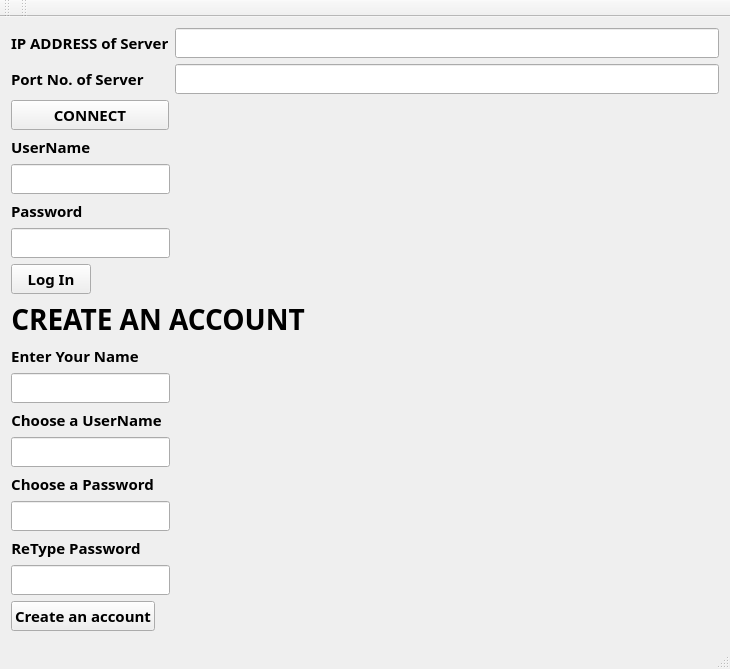
<?xml version="1.0" encoding="UTF-8"?>
<ui version="4.0">
 <class>MainWindow</class>
 <widget class="QMainWindow" name="MainWindow">
  <property name="geometry">
   <rect>
    <x>0</x>
    <y>0</y>
    <width>730</width>
    <height>628</height>
   </rect>
  </property>
  <property name="font">
   <font>
    <family>TlwgMono</family>
    <pointsize>11</pointsize>
    <weight>75</weight>
    <bold>true</bold>
   </font>
  </property>
  <property name="windowTitle">
   <string>MainWindow</string>
  </property>
  <widget class="QWidget" name="centralWidget">
   <layout class="QVBoxLayout" name="verticalLayout">
    <item>
     <layout class="QGridLayout" name="gridLayout_2">
      <item row="0" column="1">
       <widget class="QLineEdit" name="lineEdit_7"/>
      </item>
      <item row="1" column="1">
       <widget class="QLineEdit" name="lineEdit_8"/>
      </item>
      <item row="1" column="0">
       <widget class="QLabel" name="label_9">
        <property name="text">
         <string>Port No. of Server</string>
        </property>
       </widget>
      </item>
      <item row="0" column="0">
       <widget class="QLabel" name="label_8">
        <property name="text">
         <string>IP ADDRESS of Server</string>
        </property>
       </widget>
      </item>
      <item row="2" column="0">
       <widget class="QPushButton" name="connectButton">
        <property name="sizePolicy">
         <sizepolicy hsizetype="Minimum" vsizetype="Fixed">
          <horstretch>0</horstretch>
          <verstretch>0</verstretch>
         </sizepolicy>
        </property>
        <property name="cursor">
         <cursorShape>PointingHandCursor</cursorShape>
        </property>
        <property name="text">
         <string>CONNECT</string>
        </property>
       </widget>
      </item>
     </layout>
    </item>
    <item>
     <layout class="QFormLayout" name="formLayout_2">
      <property name="fieldGrowthPolicy">
       <enum>QFormLayout::AllNonFixedFieldsGrow</enum>
      </property>
      <item row="0" column="0">
       <widget class="QLabel" name="label">
        <property name="text">
         <string>UserName</string>
        </property>
        <property name="buddy">
         <cstring>lineEdit</cstring>
        </property>
       </widget>
      </item>
      <item row="2" column="0">
       <widget class="QLabel" name="label_2">
        <property name="text">
         <string>Password</string>
        </property>
        <property name="buddy">
         <cstring>lineEdit_2</cstring>
        </property>
       </widget>
      </item>
      <item row="3" column="0">
       <widget class="QLineEdit" name="lineEdit_2">
        <property name="font">
         <font>
          <pointsize>11</pointsize>
         </font>
        </property>
        <property name="whatsThis">
         <string extracomment="Enter Password"/>
        </property>
        <property name="text">
         <string extracomment="Enter Password"/>
        </property>
        <property name="maxLength">
         <number>20</number>
        </property>
        <property name="echoMode">
         <enum>QLineEdit::Password</enum>
        </property>
       </widget>
      </item>
      <item row="4" column="0">
       <widget class="QPushButton" name="logInButton">
        <property name="font">
         <font>
          <pointsize>11</pointsize>
         </font>
        </property>
        <property name="cursor">
         <cursorShape>PointingHandCursor</cursorShape>
        </property>
        <property name="text">
         <string>Log In</string>
        </property>
       </widget>
      </item>
      <item row="1" column="0">
       <widget class="QLineEdit" name="lineEdit"/>
      </item>
     </layout>
    </item>
    <item>
     <layout class="QFormLayout" name="formLayout">
      <property name="fieldGrowthPolicy">
       <enum>QFormLayout::AllNonFixedFieldsGrow</enum>
      </property>
      <item row="1" column="0">
       <widget class="QLabel" name="label_4">
        <property name="text">
         <string>Enter Your Name</string>
        </property>
        <property name="alignment">
         <set>Qt::AlignCenter</set>
        </property>
       </widget>
      </item>
      <item row="2" column="0">
       <widget class="QLineEdit" name="lineEdit_3"/>
      </item>
      <item row="3" column="0">
       <widget class="QLabel" name="label_5">
        <property name="text">
         <string>Choose a UserName</string>
        </property>
        <property name="alignment">
         <set>Qt::AlignCenter</set>
        </property>
       </widget>
      </item>
      <item row="4" column="0">
       <widget class="QLineEdit" name="lineEdit_4"/>
      </item>
      <item row="5" column="0">
       <widget class="QLabel" name="label_6">
        <property name="text">
         <string>Choose a Password</string>
        </property>
        <property name="alignment">
         <set>Qt::AlignCenter</set>
        </property>
       </widget>
      </item>
      <item row="6" column="0">
       <widget class="QLineEdit" name="lineEdit_5">
        <property name="echoMode">
         <enum>QLineEdit::Password</enum>
        </property>
       </widget>
      </item>
      <item row="7" column="0">
       <widget class="QLabel" name="label_7">
        <property name="text">
         <string>ReType Password</string>
        </property>
        <property name="alignment">
         <set>Qt::AlignCenter</set>
        </property>
       </widget>
      </item>
      <item row="8" column="0">
       <widget class="QLineEdit" name="lineEdit_6">
        <property name="echoMode">
         <enum>QLineEdit::Password</enum>
        </property>
       </widget>
      </item>
      <item row="9" column="0">
       <widget class="QPushButton" name="createAccButton">
        <property name="cursor">
         <cursorShape>PointingHandCursor</cursorShape>
        </property>
        <property name="text">
         <string>Create an account</string>
        </property>
       </widget>
      </item>
      <item row="0" column="0">
       <widget class="QLabel" name="label_3">
        <property name="font">
         <font>
          <pointsize>21</pointsize>
          <weight>75</weight>
          <bold>true</bold>
         </font>
        </property>
        <property name="text">
         <string>CREATE AN ACCOUNT</string>
        </property>
        <property name="alignment">
         <set>Qt::AlignCenter</set>
        </property>
       </widget>
      </item>
     </layout>
    </item>
   </layout>
  </widget>
  <widget class="QMenuBar" name="menuBar">
   <property name="geometry">
    <rect>
     <x>0</x>
     <y>0</y>
     <width>730</width>
     <height>29</height>
    </rect>
   </property>
  </widget>
  <widget class="QToolBar" name="mainToolBar">
   <attribute name="toolBarArea">
    <enum>TopToolBarArea</enum>
   </attribute>
   <attribute name="toolBarBreak">
    <bool>false</bool>
   </attribute>
  </widget>
  <widget class="QStatusBar" name="statusBar"/>
  <widget class="QToolBar" name="toolBar">
   <property name="windowTitle">
    <string>toolBar</string>
   </property>
   <attribute name="toolBarArea">
    <enum>TopToolBarArea</enum>
   </attribute>
   <attribute name="toolBarBreak">
    <bool>false</bool>
   </attribute>
  </widget>
 </widget>
 <layoutdefault spacing="6" margin="11"/>
 <tabstops>
  <tabstop>lineEdit_7</tabstop>
  <tabstop>lineEdit_8</tabstop>
  <tabstop>connectButton</tabstop>
  <tabstop>lineEdit</tabstop>
  <tabstop>lineEdit_2</tabstop>
  <tabstop>logInButton</tabstop>
  <tabstop>lineEdit_3</tabstop>
  <tabstop>lineEdit_4</tabstop>
  <tabstop>lineEdit_5</tabstop>
  <tabstop>lineEdit_6</tabstop>
  <tabstop>createAccButton</tabstop>
 </tabstops>
 <resources/>
 <connections/>
</ui>
